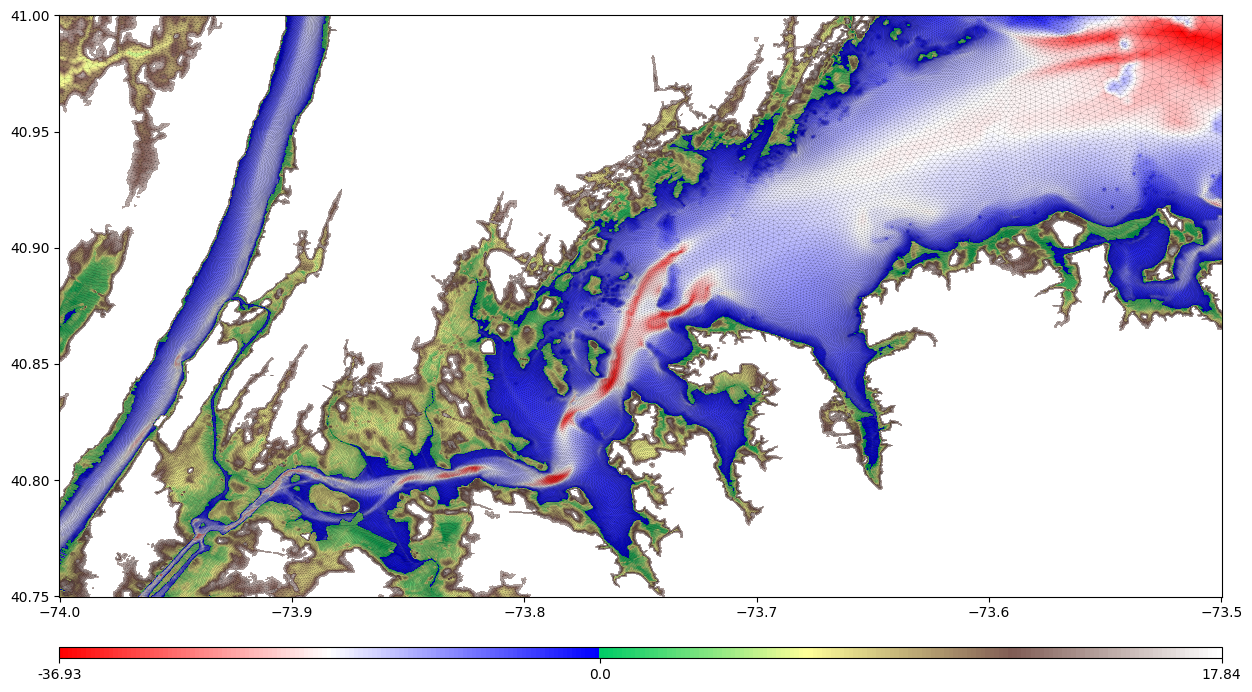

Recreate this plot in Python.
#!/usr/bin/env python
import os
import matplotlib.pyplot as plt
from geomesh import RasterCollection, \
                    PlanarStraightLineGraph, \
                    SizeFunction, \
                    Jigsaw
# import numpy as np
try:
    import colored_traceback
    colored_traceback.add_hook(always=True)
except ModuleNotFoundError:
    pass


def main():

    # ------- make list of file paths to process
    rootdir = os.path.dirname(os.path.abspath(__file__))
    datadir = rootdir + '/data'
    files = [
        'ncei13_n41x00_w074x00_2015v1.tif',
        # 'ncei19_n41x00_w073x75_2015v1.tif',
    ]
    files = [os.path.abspath(datadir + '/' + file) for file in files]

    # ------- init RasterCollection object
    rc = RasterCollection(files)

    # ------- init PSLG
    pslg = PlanarStraightLineGraph(rc, -1500., 15.)
    # pslg.plot(show=True)
    # pslg.triplot(show=True)

    # ------- generate size function
    hfun = SizeFunction(pslg, 50., 1500.)
    # hfun.add_contour(0., 0.001)
    hfun.add_subtidal_flow_limiter()
    # hfun.tricontourf(cmap='jet')
    # hfun.triplot(show=True)

    # ------- init jigsaw
    jigsaw = Jigsaw(hfun)

    # ------- set additional jigsaw options
    jigsaw.verbosity = 1

    # ------- run jigsaw, get mesh
    mesh = jigsaw.run()

    # ------- interpolate bathymetry to output mesh
    mesh.interpolate_collection(rc, fix_invalid=True)

    # ------- reproject mesh to WGS84
    mesh.transform_to('EPSG:4326')

    # ------- visualize results
    fig = plt.figure()
    axes = fig.add_subplot(111)
    mesh.make_plot(axes=axes)
    axes.triplot(mesh.triangulation, linewidth=0.07, color='k')
    plt.show()
    print("NP={}".format(mesh.values.size))
    print("elements={}".format(mesh.elements.shape[0]))

    # -------- write to disk
    fname = os.path.abspath(rootdir + '/example_2.grd')
    mesh.save(fname, overwrite=True)


if __name__ == "__main__":
    main()
